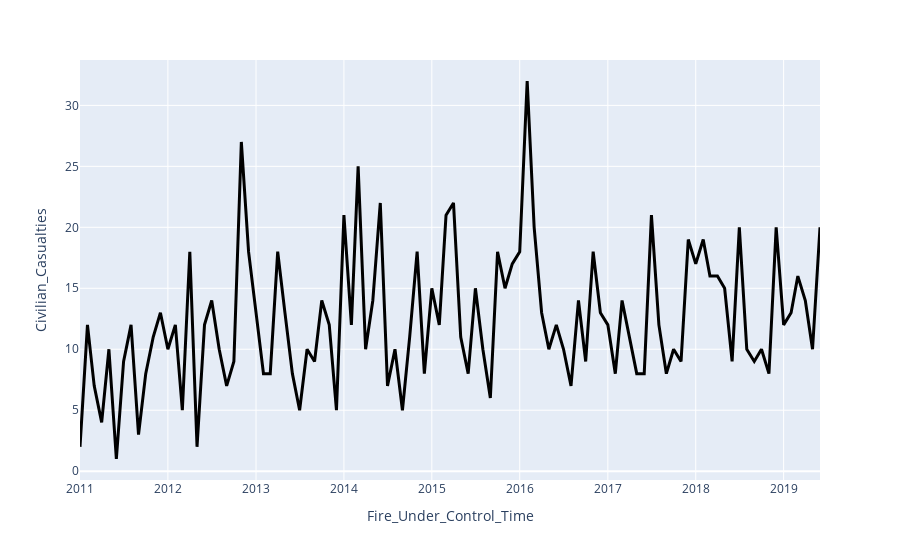

Notebook source saved alongside this figure:
### Code cell
import plotly.express as px

sum_casualties = data_for_ts.groupby('Fire_Under_Control_Time')['Civilian_Casualties'].sum().reset_index()

# plotly express do utworzenia wykresu czasowego
fig = px.line(sum_casualties, x = "Fire_Under_Control_Time", y = "Civilian_Casualties")

fig.update_traces(line_color='black', line_width = 3, fillcolor = 'white')
fig.show()
